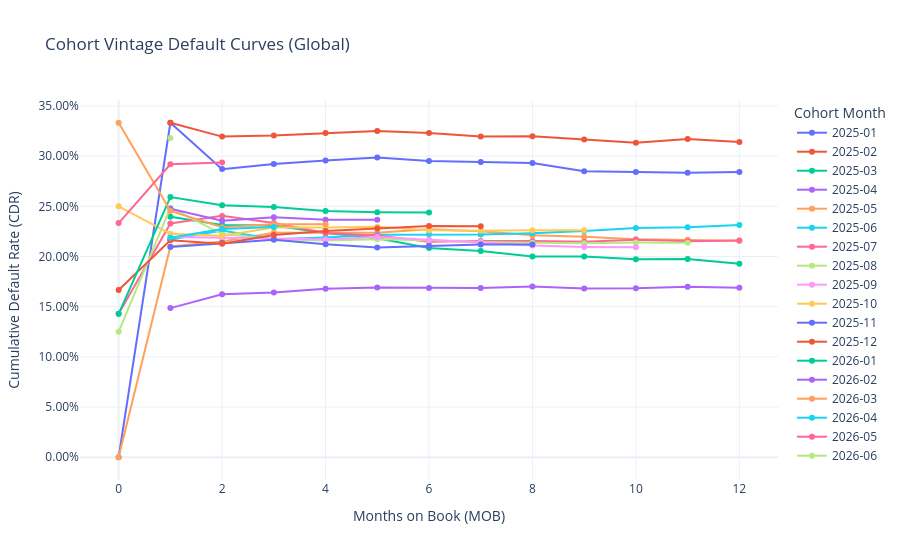

Notebook source saved alongside this figure:
### Code cell
def plot_vintage_curves(merchant_id=None):
    # Parameterized SQL query for A1 cohort vintage curves
    query = """
    WITH installment_months AS (
        SELECT 
            strftime('%Y-%m', p.created_at) AS cohort_month,
            (
                (strftime('%Y', i.due_date) - strftime('%Y', p.created_at)) * 12 + 
                (strftime('%m', i.due_date) - strftime('%m', p.created_at))
            ) AS months_on_book,
            i.status
        FROM plans p
        JOIN installments i ON p.plan_id = i.plan_id
        WHERE i.due_date <= '2026-07-01'
          AND (? IS NULL OR p.merchant_id = ?)
    ),
    mob_aggregates AS (
        SELECT 
            cohort_month,
            months_on_book,
            COUNT(*) AS due_at_mob,
            SUM(CASE WHEN status IN ('late', 'missed', 'written_off') THEN 1 ELSE 0 END) AS default_at_mob
        FROM installment_months
        GROUP BY 1, 2
    )
    SELECT 
        cohort_month,
        months_on_book,
        SUM(due_at_mob) OVER (
            PARTITION BY cohort_month
            ORDER BY months_on_book ROWS BETWEEN UNBOUNDED PRECEDING AND CURRENT ROW
        ) AS installments_due,
        ROUND(
            CAST(
                SUM(default_at_mob) OVER (
                    PARTITION BY cohort_month
                    ORDER BY months_on_book ROWS BETWEEN UNBOUNDED PRECEDING AND CURRENT ROW
                ) AS REAL
            ) / SUM(due_at_mob) OVER (
                PARTITION BY cohort_month
                ORDER BY months_on_book ROWS BETWEEN UNBOUNDED PRECEDING AND CURRENT ROW
            ),
            4
        ) AS cumulative_default_rate
    FROM mob_aggregates
    ORDER BY 1, 2;
    """
    
    merchant_id = None # Change merchant_id if required (None = Global)
    df = pd.read_sql_query(query, conn, params=(merchant_id, merchant_id))
    
    title_suffix = f" for Merchant {merchant_id}" if merchant_id else " (Global)"
    fig = px.line(
        df,
        x='months_on_book',
        y='cumulative_default_rate',
        color='cohort_month',
        markers=True,
        labels={
            'months_on_book': 'Months on Book (MOB)',
            'cumulative_default_rate': 'Cumulative Default Rate (CDR)',
            'cohort_month': 'Cohort Month'
        },
        title=f"Cohort Vintage Default Curves{title_suffix}"
    )
    
    fig.update_layout(
        yaxis_tickformat='.2%',
        hovermode='x unified',
        template='plotly_white'
    )
    return fig

fig_global = plot_vintage_curves()
fig_global.show()

### Figure 1 — Plotly figure (JSON) as saved in the notebook; plotly's stock layout.template omitted (floating-point values rounded to 4 significant figures)
{"data": [{"hovertemplate": "Cohort Month=2025-01<br>Months on Book (MOB)=%{x}<br>Cumulative Default Rate (CDR)=%{y}<extra></extra>", "legendgroup": "2025-01", "line": {"color": "#636efa", "dash": "solid"}, "marker": {"symbol": "circle"}, "mode": "lines+markers", "name": "2025-01", "orientation": "v", "showlegend": true, "type": "scatter", "x": [0, 1, 2, 3, 4, 5, 6, 7, 8, 9, 10, 11, 12], "xaxis": "x", "y": [0.0, 0.3333, 0.2871, 0.2923, 0.2958, 0.2987, 0.2952, 0.2941, 0.2931, 0.2849, 0.2842, 0.2834, 0.2842], "yaxis": "y"}, {"hovertemplate": "Cohort Month=2025-02<br>Months on Book (MOB)=%{x}<br>Cumulative Default Rate (CDR)=%{y}<extra></extra>", "legendgroup": "2025-02", "line": {"color": "#EF553B", "dash": "solid"}, "marker": {"symbol": "circle"}, "mode": "lines+markers", "name": "2025-02", "orientation": "v", "showlegend": true, "type": "scatter", "x": [1, 2, 3, 4, 5, 6, 7, 8, 9, 10, 11, 12], "xaxis": "x", "y": [0.3333, 0.3195, 0.3206, 0.323, 0.3251, 0.3231, 0.3195, 0.3199, 0.3165, 0.3134, 0.3172, 0.3142], "yaxis": "y"}, {"hovertemplate": "Cohort Month=2025-03<br>Months on Book (MOB)=%{x}<br>Cumulative Default Rate (CDR)=%{y}<extra></extra>", "legendgroup": "2025-03", "line": {"color": "#00cc96", "dash": "solid"}, "marker": {"symbol": "circle"}, "mode": "lines+markers", "name": "2025-03", "orientation": "v", "showlegend": true, "type": "scatter", "x": [1, 2, 3, 4, 5, 6, 7, 8, 9, 10, 11, 12], "xaxis": "x", "y": [0.2396, 0.2315, 0.2308, 0.2234, 0.2181, 0.2086, 0.2056, 0.2, 0.2, 0.1974, 0.1975, 0.1927], "yaxis": "y"}, {"hovertemplate": "Cohort Month=2025-04<br>Months on Book (MOB)=%{x}<br>Cumulative Default Rate (CDR)=%{y}<extra></extra>", "legendgroup": "2025-04", "line": {"color": "#ab63fa", "dash": "solid"}, "marker": {"symbol": "circle"}, "mode": "lines+markers", "name": "2025-04", "orientation": "v", "showlegend": true, "type": "scatter", "x": [1, 2, 3, 4, 5, 6, 7, 8, 9, 10, 11, 12], "xaxis": "x", "y": [0.1486, 0.1624, 0.1641, 0.1678, 0.1692, 0.1687, 0.1687, 0.1702, 0.1682, 0.1685, 0.17, 0.169], "yaxis": "y"}, {"hovertemplate": "Cohort Month=2025-05<br>Months on Book (MOB)=%{x}<br>Cumulative Default Rate (CDR)=%{y}<extra></extra>", "legendgroup": "2025-05", "line": {"color": "#FFA15A", "dash": "solid"}, "marker": {"symbol": "circle"}, "mode": "lines+markers", "name": "2025-05", "orientation": "v", "showlegend": true, "type": "scatter", "x": [0, 1, 2, 3, 4, 5, 6, 7, 8, 9, 10, 11, 12], "xaxis": "x", "y": [0.0, 0.2101, 0.2149, 0.2238, 0.2238, 0.2238, 0.2271, 0.2253, 0.2212, 0.2198, 0.2173, 0.2168, 0.2157], "yaxis": "y"}, {"hovertemplate": "Cohort Month=2025-06<br>Months on Book (MOB)=%{x}<br>Cumulative Default Rate (CDR)=%{y}<extra></extra>", "legendgroup": "2025-06", "line": {"color": "#19d3f3", "dash": "solid"}, "marker": {"symbol": "circle"}, "mode": "lines+markers", "name": "2025-06", "orientation": "v", "showlegend": true, "type": "scatter", "x": [1, 2, 3, 4, 5, 6, 7, 8, 9, 10, 11, 12], "xaxis": "x", "y": [0.2169, 0.2259, 0.2172, 0.219, 0.2218, 0.2222, 0.222, 0.2233, 0.2254, 0.2285, 0.2292, 0.2313], "yaxis": "y"}, {"hovertemplate": "Cohort Month=2025-07<br>Months on Book (MOB)=%{x}<br>Cumulative Default Rate (CDR)=%{y}<extra></extra>", "legendgroup": "2025-07", "line": {"color": "#FF6692", "dash": "solid"}, "marker": {"symbol": "circle"}, "mode": "lines+markers", "name": "2025-07", "orientation": "v", "showlegend": true, "type": "scatter", "x": [0, 1, 2, 3, 4, 5, 6, 7, 8, 9, 10, 11, 12], "xaxis": "x", "y": [0.1429, 0.233, 0.2405, 0.2333, 0.2235, 0.221, 0.2148, 0.2155, 0.2154, 0.2148, 0.2167, 0.2153, 0.216], "yaxis": "y"}, {"hovertemplate": "Cohort Month=2025-08<br>Months on Book (MOB)=%{x}<br>Cumulative Default Rate (CDR)=%{y}<extra></extra>", "legendgroup": "2025-08", "line": {"color": "#B6E880", "dash": "solid"}, "marker": {"symbol": "circle"}, "mode": "lines+markers", "name": "2025-08", "orientation": "v", "showlegend": true, "type": "scatter", "x": [0, 1, 2, 3, 4, 5, 6, 7, 8, 9, 10, 11], "xaxis": "x", "y": [0.125, 0.2487, 0.2224, 0.2172, 0.2159, 0.2172, 0.2161, 0.2145, 0.2138, 0.2132, 0.214, 0.2137], "yaxis": "y"}, {"hovertemplate": "Cohort Month=2025-09<br>Months on Book (MOB)=%{x}<br>Cumulative Default Rate (CDR)=%{y}<extra></extra>", "legendgroup": "2025-09", "line": {"color": "#FF97FF", "dash": "solid"}, "marker": {"symbol": "circle"}, "mode": "lines+markers", "name": "2025-09", "orientation": "v", "showlegend": true, "type": "scatter", "x": [1, 2, 3, 4, 5, 6, 7, 8, 9, 10], "xaxis": "x", "y": [0.2195, 0.219, 0.218, 0.2169, 0.2194, 0.2166, 0.2136, 0.2109, 0.2096, 0.2093], "yaxis": "y"}, {"hovertemplate": "Cohort Month=2025-10<br>Months on Book (MOB)=%{x}<br>Cumulative Default Rate (CDR)=%{y}<extra></extra>", "legendgroup": "2025-10", "line": {"color": "#FECB52", "dash": "solid"}, "marker": {"symbol": "circle"}, "mode": "lines+markers", "name": "2025-10", "orientation": "v", "showlegend": true, "type": "scatter", "x": [0, 1, 2, 3, 4, 5, 6, 7, 8, 9], "xaxis": "x", "y": [0.25, 0.2226, 0.2208, 0.229, 0.2289, 0.2296, 0.2262, 0.2256, 0.2261, 0.2262], "yaxis": "y"}, {"hovertemplate": "Cohort Month=2025-11<br>Months on Book (MOB)=%{x}<br>Cumulative Default Rate (CDR)=%{y}<extra></extra>", "legendgroup": "2025-11", "line": {"color": "#636efa", "dash": "solid"}, "marker": {"symbol": "circle"}, "mode": "lines+markers", "name": "2025-11", "orientation": "v", "showlegend": true, "type": "scatter", "x": [1, 2, 3, 4, 5, 6, 7, 8], "xaxis": "x", "y": [0.2095, 0.2135, 0.2168, 0.2122, 0.209, 0.2104, 0.212, 0.2119], "yaxis": "y"}, {"hovertemplate": "Cohort Month=2025-12<br>Months on Book (MOB)=%{x}<br>Cumulative Default Rate (CDR)=%{y}<extra></extra>", "legendgroup": "2025-12", "line": {"color": "#EF553B", "dash": "solid"}, "marker": {"symbol": "circle"}, "mode": "lines+markers", "name": "2025-12", "orientation": "v", "showlegend": true, "type": "scatter", "x": [0, 1, 2, 3, 4, 5, 6, 7], "xaxis": "x", "y": [0.1667, 0.2161, 0.2128, 0.2215, 0.2255, 0.2279, 0.2305, 0.2302], "yaxis": "y"}, {"hovertemplate": "Cohort Month=2026-01<br>Months on Book (MOB)=%{x}<br>Cumulative Default Rate (CDR)=%{y}<extra></extra>", "legendgroup": "2026-01", "line": {"color": "#00cc96", "dash": "solid"}, "marker": {"symbol": "circle"}, "mode": "lines+markers", "name": "2026-01", "orientation": "v", "showlegend": true, "type": "scatter", "x": [0, 1, 2, 3, 4, 5, 6], "xaxis": "x", "y": [0.1429, 0.2592, 0.2512, 0.2493, 0.2454, 0.2442, 0.2438], "yaxis": "y"}, {"hovertemplate": "Cohort Month=2026-02<br>Months on Book (MOB)=%{x}<br>Cumulative Default Rate (CDR)=%{y}<extra></extra>", "legendgroup": "2026-02", "line": {"color": "#ab63fa", "dash": "solid"}, "marker": {"symbol": "circle"}, "mode": "lines+markers", "name": "2026-02", "orientation": "v", "showlegend": true, "type": "scatter", "x": [1, 2, 3, 4, 5], "xaxis": "x", "y": [0.2477, 0.2356, 0.2391, 0.2366, 0.2366], "yaxis": "y"}, {"hovertemplate": "Cohort Month=2026-03<br>Months on Book (MOB)=%{x}<br>Cumulative Default Rate (CDR)=%{y}<extra></extra>", "legendgroup": "2026-03", "line": {"color": "#FFA15A", "dash": "solid"}, "marker": {"symbol": "circle"}, "mode": "lines+markers", "name": "2026-03", "orientation": "v", "showlegend": true, "type": "scatter", "x": [0, 1, 2, 3, 4], "xaxis": "x", "y": [0.3333, 0.2454, 0.2292, 0.2321, 0.2321], "yaxis": "y"}, {"hovertemplate": "Cohort Month=2026-04<br>Months on Book (MOB)=%{x}<br>Cumulative Default Rate (CDR)=%{y}<extra></extra>", "legendgroup": "2026-04", "line": {"color": "#19d3f3", "dash": "solid"}, "marker": {"symbol": "circle"}, "mode": "lines+markers", "name": "2026-04", "orientation": "v", "showlegend": true, "type": "scatter", "x": [1, 2, 3], "xaxis": "x", "y": [0.2186, 0.2275, 0.2293], "yaxis": "y"}, {"hovertemplate": "Cohort Month=2026-05<br>Months on Book (MOB)=%{x}<br>Cumulative Default Rate (CDR)=%{y}<extra></extra>", "legendgroup": "2026-05", "line": {"color": "#FF6692", "dash": "solid"}, "marker": {"symbol": "circle"}, "mode": "lines+markers", "name": "2026-05", "orientation": "v", "showlegend": true, "type": "scatter", "x": [0, 1, 2], "xaxis": "x", "y": [0.2333, 0.2919, 0.2938], "yaxis": "y"}, {"hovertemplate": "Cohort Month=2026-06<br>Months on Book (MOB)=%{x}<br>Cumulative Default Rate (CDR)=%{y}<extra></extra>", "legendgroup": "2026-06", "line": {"color": "#B6E880", "dash": "solid"}, "marker": {"symbol": "circle"}, "mode": "lines+markers", "name": "2026-06", "orientation": "v", "showlegend": true, "type": "scatter", "x": [1], "xaxis": "x", "y": [0.3182], "yaxis": "y"}], "layout": {"hovermode": "x unified", "legend": {"title": {"text": "Cohort Month"}, "tracegroupgap": 0}, "title": {"text": "Cohort Vintage Default Curves (Global)"}, "xaxis": {"anchor": "y", "domain": [0, 1], "title": {"text": "Months on Book (MOB)"}}, "yaxis": {"anchor": "x", "domain": [0, 1], "tickformat": ".2%", "title": {"text": "Cumulative Default Rate (CDR)"}}}}
